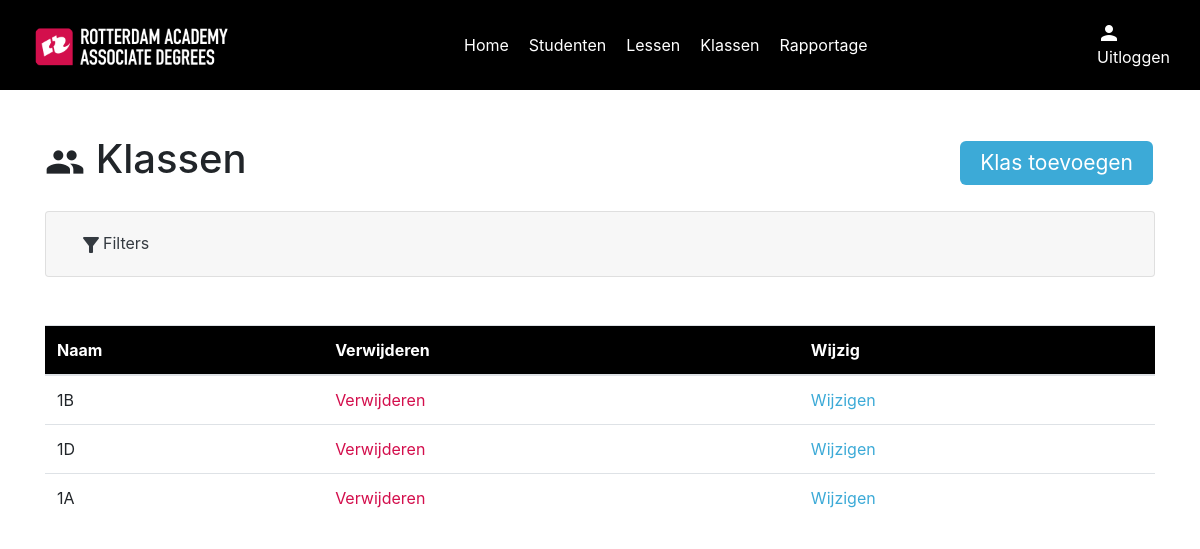
The app's page /klassen_overzicht with its own data.
### models/classModel.py (models this page shows)
class Class(db.Model):
    id = db.Column(db.Integer, primary_key=True)
    name = db.Column(db.String(100), nullable=False)
    student_classes = db.relationship('StudentClass', backref=db.backref('student', lazy=True))
    lessons = db.relationship('LessonClass', backref=db.backref('classes', lazy=True))
    def to_dict(self):
        return {
            'id': self.id,
            'name': self.name,
            'students': [{'id': s.student_id,
                          'name': s.student.name
                          } for s in self.student_classes],
        }

### routes/classRoutes.py (the view)
    @app.route("/klassen_overzicht")
    def classes_index():
        classes = ClassController.get_all_classes()
        return render_template(
            "classes/index.html", classes=classes
        )

### controllers/classController.py (called while the page is built)
    @staticmethod
    def get_all_classes():
        classes = Class.query.all()
        class_dict = [class_.to_dict() for class_ in classes]
        return class_dict

### routes/classRoutes.py (called while the page is built)
def setup_class_routes(app):
    @app.route("/klassen_overzicht")
    def classes_index():
        classes = ClassController.get_all_classes()
        return render_template(
            "classes/index.html", classes=classes
        )
    @app.route('/classes/', methods=['POST'])
    def create_class():
        return ClassController.create_class()
    @app.route('/classes/<id>', methods=['GET'])
    def show_class(id):
        return ClassController.show_class(id)
    @app.route('/classes/<id>', methods=['POST'])
    def update_class(id):
        return ClassController.update_class(id)
    @app.route('/classes/<id>', methods=['DELETE'])
    def delete_class(id):
        return ClassController.delete_class(id)
    @app.route('/classes/filter/<input>', methods=['GET'])
    def filter_classes(input):
        return ClassController.filter_classes(input)

### templates/classes/index.html (shortened to what this page needs)
{% include "layout.html" %}
{% block content %}
{% include "navigation.html" %}
<div class="container">
    <div class="index" id="classes">
        <div class="top-content">
            <h1><span class="material-icons" style="font-size: 40px;">group</span> Klassen</h1>
            <a href="#" class="button" id="btnCreate" data-toggle="modal" data-target="#classModal">
                Klas toevoegen</a>
        </div>
        <div class="accordion mb-5" id="filterAccordion">
            <div class="card">
              <div class="card-header" id="filterAccordionHeader">
                <h2 class="mb-0">
                  <button class="btn btn-link btn-block text-left text-dark" type="button" data-toggle="collapse" data-target="#collapseOne" aria-expanded="true" aria-controls="collapseOne">
                    <span class="material-icons">filter_alt</span>Filters
                  </button>
                </h2>
              </div>
            </div>
        </div>
        <table class="table">
            <thead style="background-color: black; color: #fff;">
            <tr>
                <th scope="Name">Naam</th>
                <th scope="Delete">Verwijderen</th>
                <th scope="Change">Wijzig</th>
            </tr>
            </thead>
            <tbody>
            {% for class in classes %}
            <tr>
                <td>{{ class.name }}</td>
                <td><a href="#" class="red showDeleteRowModal" data-id="{{ class.id }}" data-toggle="modal" data-target="#deleteRowConfirmation">Verwijderen</a></td>
                <td><a href="#" class="blue" data-id="{{ class.id }}" id="btnEdit" data-toggle="modal"
                    data-target="#classModal">Wijzigen</a></td>
            </tr>
            {% endfor %}
            </tbody>
        </table>
    </div>
</div>
{% endblock %}

### static/css/style.css (style rules this page uses)
:root { --black: #000; --white: #fff; --racRed: #D30E4C; --racBlue: #3CAAD7; --textColor: #272727; }
.container { position: relative; top: 90px; }
.button { background-color: var(--racBlue); border: none; color: var(--white); padding: 6px 20px; text-align: center; display: inline-block; font-size: 21px; margin: 4px 2px; border-radius: 6px; }
.red { color: var(--racRed) !important; }
.blue { color: var(--racBlue) !important; }
.index .top-content { display: flex; justify-content: space-between; align-items: center; margin: 45px 0 20px 0; }
.material-icons { vertical-align: middle; }

### records on screen
Class: name "1B"
Class: name "1D"
Class: name "1A"
